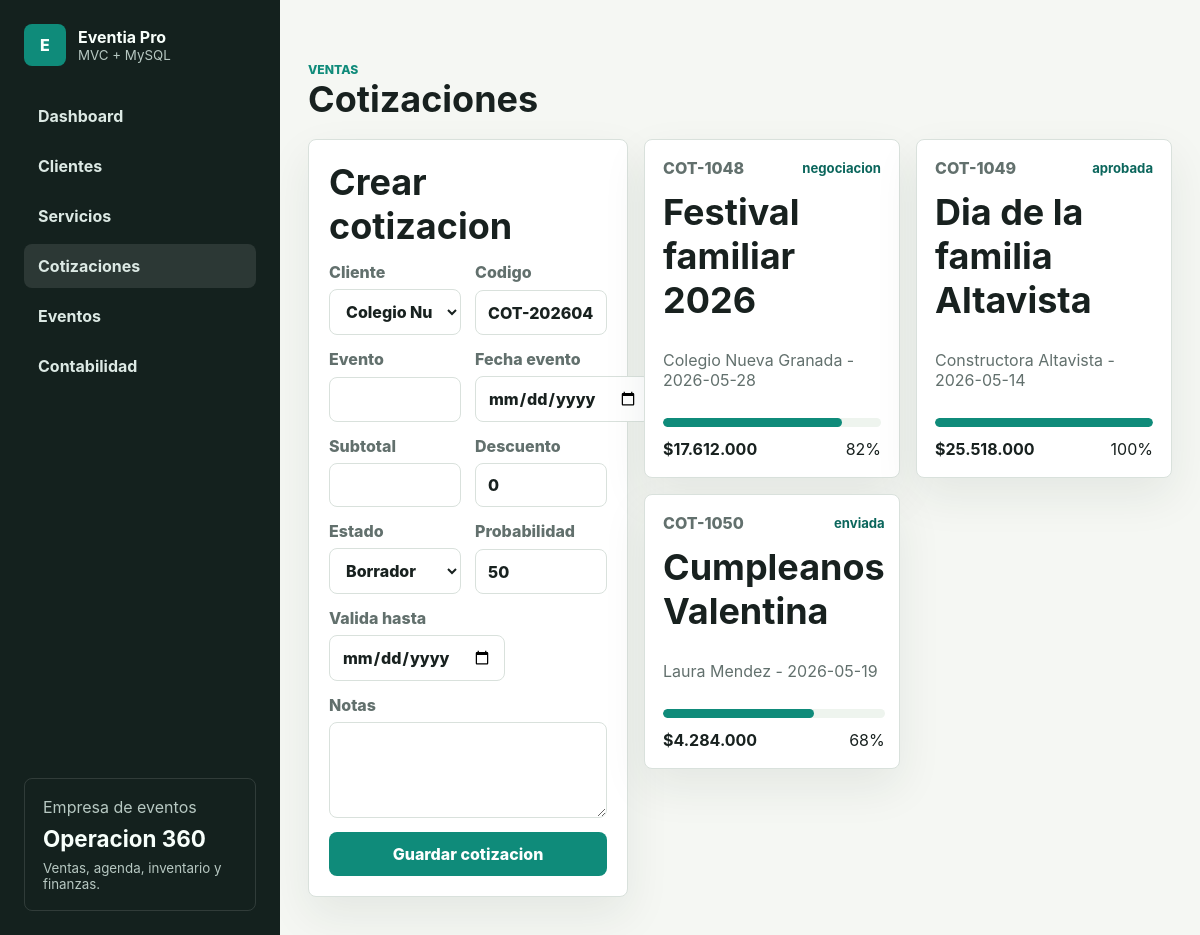
The page /cotizaciones on the database its author committed.
### tables this page shows
CREATE TABLE quotes (
    id BIGINT UNSIGNED AUTO_INCREMENT PRIMARY KEY,
    client_id BIGINT UNSIGNED NOT NULL,
    code VARCHAR(40) NOT NULL,
    event_name VARCHAR(180) NOT NULL,
    event_date DATE NULL,
    subtotal DECIMAL(14,2) NOT NULL DEFAULT 0,
    tax DECIMAL(14,2) NOT NULL DEFAULT 0,
    discount DECIMAL(14,2) NOT NULL DEFAULT 0,
    total DECIMAL(14,2) NOT NULL DEFAULT 0,
    status ENUM('borrador', 'enviada', 'negociacion', 'aprobada', 'perdida') NOT NULL DEFAULT 'borrador',
    probability TINYINT UNSIGNED NOT NULL DEFAULT 50,
    valid_until DATE NULL,
    notes TEXT NULL,
    created_at TIMESTAMP DEFAULT CURRENT_TIMESTAMP,
    updated_at TIMESTAMP DEFAULT CURRENT_TIMESTAMP ON UPDATE CURRENT_TIMESTAMP,
    UNIQUE KEY quotes_code_unique (code),
    CONSTRAINT quotes_client_fk FOREIGN KEY (client_id) REFERENCES clients(id)
);

CREATE TABLE clients (
    id BIGINT UNSIGNED AUTO_INCREMENT PRIMARY KEY,
    name VARCHAR(180) NOT NULL,
    document_type VARCHAR(20) NOT NULL DEFAULT 'NIT',
    document_number VARCHAR(40) NOT NULL,
    contact_name VARCHAR(120) NULL,
    phone VARCHAR(60) NULL,
    email VARCHAR(160) NULL,
    city VARCHAR(90) NULL,
    address VARCHAR(180) NULL,
    segment VARCHAR(80) NOT NULL DEFAULT 'Empresa',
    status VARCHAR(40) NOT NULL DEFAULT 'prospecto',
    notes TEXT NULL,
    created_at TIMESTAMP DEFAULT CURRENT_TIMESTAMP,
    updated_at TIMESTAMP DEFAULT CURRENT_TIMESTAMP ON UPDATE CURRENT_TIMESTAMP,
    UNIQUE KEY clients_document_unique (document_type, document_number)
);

### app/Core/Controller.php (called while the page is built, shortened)
<?php
abstract class Controller
{
    protected function view(string $view, array $data = []): void
    {
        require BASE_PATH . '/app/Views/layouts/main.php';
    }
}

### app/Controllers/QuoteController.php (called while the page is built, shortened)
<?php
final class QuoteController extends Controller
{
    public function index(): void
    {
        $this->view('quotes/index', [
            'title' => 'Cotizaciones',
            'quotes' => (new Quote())->withClients(),
            'clients' => (new Client())->all('name ASC'),
        ]);
    }
}

### app/Core/Router.php (called while the page is built, shortened)
<?php
final class Router
{
    private array $routes = [];
    public function get(string $path, string $action): void
    {
        $this->routes['GET'][$path] = $action;
    }
    public function post(string $path, string $action): void
    {
        $this->routes['POST'][$path] = $action;
    }
    public function dispatch(string $method, string $path): void
    {
        $path = rtrim($path, '/') ?: '/';
        $action = $this->routes[$method][$path] ?? null;
        [$controller, $methodName] = explode('@', $action);
        try {
            (new $controllerClass())->{$methodName}();
        } catch (Throwable $throwable) {
            http_response_code(500);
            $errorMessage = $throwable->getMessage();
            $viewPath = BASE_PATH . '/app/Views/errors/500.php';
            require BASE_PATH . '/app/Views/layouts/main.php';
        }
    }
}

### index.php (called while the page is built, shortened)
<?php
spl_autoload_register(static function (string $class): void {
    $prefix = 'App\\';
    $relativeClass = substr($class, strlen($prefix));
    $file = BASE_PATH . '/app/' . str_replace('\\', '/', $relativeClass) . '.php';
});
require BASE_PATH . '/app/Core/helpers.php';
$router = new Router();
$router->get('/', 'DashboardController@index');
$router->get('/clientes', 'ClientController@index');
$router->post('/clientes', 'ClientController@store');
$router->get('/servicios', 'ServiceController@index');
$router->post('/servicios', 'ServiceController@store');
$router->get('/cotizaciones', 'QuoteController@index');
$router->post('/cotizaciones', 'QuoteController@store');
$router->get('/eventos', 'EventController@index');
$router->post('/eventos', 'EventController@store');
$router->get('/contabilidad', 'AccountingController@index');
$router->post('/contabilidad', 'AccountingController@store');
$router->dispatch($_SERVER['REQUEST_METHOD'], parse_url($_SERVER['REQUEST_URI'], PHP_URL_PATH) ?: '/');

### app/Core/helpers.php (called while the page is built, shortened)
<?php
function e(string|int|float|null $value): string
{
    return htmlspecialchars((string) $value, ENT_QUOTES, 'UTF-8');
}
function money(string|int|float|null $value): string
{
    return '$' . number_format((float) $value, 0, ',', '.');
}
function active(string $path): string
{
    $current = parse_url($_SERVER['REQUEST_URI'], PHP_URL_PATH) ?: '/';
    return rtrim($current, '/') === rtrim($path, '/') ? 'active' : '';
}

### app/Core/Database.php (called while the page is built, shortened)
<?php
final class Database
{
    private static ?PDO $connection = null;
    public static function connection(): PDO
    {
        if (self::$connection instanceof PDO) {
            return self::$connection;
        }
        $config = require BASE_PATH . '/config/database.php';
        $dsn = sprintf(
            'mysql:host=%s;port=%s;dbname=%s;charset=%s',
            $config['host'],
            $config['port'],
            $config['database'],
            $config['charset']
        );
        try {
            self::$connection = new PDO($dsn, $config['username'], $config['password'], [
                PDO::ATTR_ERRMODE => PDO::ERRMODE_EXCEPTION,
                PDO::ATTR_DEFAULT_FETCH_MODE => PDO::FETCH_ASSOC,
                PDO::ATTR_EMULATE_PREPARES => false,
            ]);
        } catch (PDOException $exception) {
            throw new PDOException('No fue posible conectar con MySQL. Revisa config/database.php y que la base exista. Detalle: ' . $exception->getMessage());
        }
        return self::$connection;
    }
}

### app/Core/Model.php (called while the page is built, shortened)
<?php
abstract class Model
{
    protected string $table;
    protected function db(): PDO
    {
        return Database::connection();
    }
    public function all(string $orderBy = 'created_at DESC'): array
    {
        $statement = $this->db()->query("SELECT * FROM {$this->table} ORDER BY {$orderBy}");
        return $statement->fetchAll();
    }
}

### config/database.php (called while the page is built, shortened)
<?php
return [
    'host' => getenv('DB_HOST') ?: '127.0.0.1',
    'port' => getenv('DB_PORT') ?: '3306',
    'database' => getenv('DB_DATABASE') ?: 'eventia_pro',
    'username' => getenv('DB_USERNAME') ?: 'root',
    'password' => getenv('DB_PASSWORD') ?: '',
    'charset' => 'utf8mb4',
];

### app/Models/Quote.php (called while the page is built, shortened)
<?php
final class Quote extends Model
{
    public function withClients(): array
    {
        $statement = $this->db()->query(
            'SELECT quotes.*, clients.name AS client_name
             FROM quotes
             INNER JOIN clients ON clients.id = quotes.client_id
             ORDER BY quotes.created_at DESC'
        );
        return $statement->fetchAll();
    }
}

### app/Views/quotes/index.php (the view, shortened to what this page needs)
<section class="section">
    <div class="section-heading">
        <div>
            <p class="eyebrow">Ventas</p>
            <h1>Cotizaciones</h1>
        </div>
    </div>
    <div class="grid-two">
        <form class="panel form-grid" method="post" action="/cotizaciones">
            <h2>Crear cotizacion</h2>
            <label>Cliente
                <select name="client_id" required>
                    <?php foreach ($clients as $client): ?><option value="<?= e($client['id']) ?>"><?= e($client['name']) ?></option><?php endforeach; ?>
                </select>
            </label>
            <label>Codigo <input name="code" value="COT-<?= e(date('YmdHis')) ?>"></label>
            <label>Evento <input name="event_name" required></label>
            <label>Fecha evento <input name="event_date" type="date"></label>
            <label>Subtotal <input name="subtotal" type="number" min="0" step="1000" required></label>
            <label>Descuento <input name="discount" type="number" min="0" step="1000" value="0"></label>
            <label>Estado
                <select name="status"><option value="borrador">Borrador</option></select>
            </label>
            <label>Probabilidad <input name="probability" type="number" min="0" max="100" value="50"></label>
            <label>Valida hasta <input name="valid_until" type="date"></label>
            <label class="span-2">Notas <textarea name="notes"></textarea></label>
            <button class="primary-btn">Guardar cotizacion</button>
        </form>
        <div class="quote-board">
            <?php foreach ($quotes as $quote): ?>
                <article class="quote-card">
                    <div class="quote-top"><span><?= e($quote['code']) ?></span><strong><?= e($quote['status']) ?></strong></div>
                    <h2><?= e($quote['event_name']) ?></h2>
                    <p><?= e($quote['client_name']) ?> - <?= e($quote['event_date']) ?></p>
                    <div class="progress"><span style="width: <?= e($quote['probability']) ?>%"></span></div>
                    <footer><strong><?= money($quote['total']) ?></strong><span><?= e($quote['probability']) ?>%</span></footer>
                </article>
            <?php endforeach; ?>
        </div>
    </div>
</section>

### app/Views/layouts/main.php (shortened to what this page needs)
<!doctype html>
<html lang="es">
<head>
    <link rel="stylesheet" href="/assets/styles.css">
</head>
<body>
    <aside class="sidebar">
        <div class="brand">
            <span class="brand-mark">E</span>
            <div>
                <strong>Eventia Pro</strong>
                <small>MVC + MySQL</small>
            </div>
        </div>
        <nav class="nav">
            <a class="<?= active('/') ?>" href="/">Dashboard</a>
            <a class="<?= active('/clientes') ?>" href="/clientes">Clientes</a>
            <a class="<?= active('/servicios') ?>" href="/servicios">Servicios</a>
            <a class="<?= active('/cotizaciones') ?>" href="/cotizaciones">Cotizaciones</a>
            <a class="<?= active('/eventos') ?>" href="/eventos">Eventos</a>
            <a class="<?= active('/contabilidad') ?>" href="/contabilidad">Contabilidad</a>
        </nav>
        <div class="sidebar-panel">
            <span>Empresa de eventos</span>
            <strong>Operacion 360</strong>
            <small>Ventas, agenda, inventario y finanzas.</small>
        </div>
    </aside>
    <main class="app-shell">
        <?php require $viewPath; ?>
    </main>
</body>
</html>

### assets/styles.css (style rules this page uses)
:root { --bg: #f5f7f3; --surface: #ffffff; --surface-2: #eef4ee; --ink: #18211f; --muted: #62706d; --line: #d9e1dc; --accent: #0f8b7a; --accent-dark: #0b665c; --warning: #c77700; --danger: #b54040; --shadow: 0 18px 45px rgba(28, 45, 39, 0.08); }
* { box-sizing: border-box; }
html { scroll-behavior: smooth; }
body { margin: 0; background: var(--bg); color: var(--ink); font-family: Inter, system-ui, -apple-system, BlinkMacSystemFont, "Segoe UI", sans-serif; }
a { color: var(--accent-dark); font-weight: 800; }
button, input, select, textarea { font: inherit; }
.sidebar { position: fixed; inset: 0 auto 0 0; width: 280px; padding: 24px; background: #14211e; color: #f8fffb; display: flex; flex-direction: column; gap: 28px; }
.brand { display: flex; align-items: center; gap: 12px; }
.brand-mark { display: grid; place-items: center; width: 42px; height: 42px; border-radius: 8px; background: var(--accent); font-weight: 800; }
.brand strong, .brand small { display: block; }
.brand small, .sidebar-panel small, .sidebar-panel span { color: #b7c8c2; }
.nav { display: grid; gap: 6px; }
.nav a { color: #dce9e4; text-decoration: none; padding: 12px 14px; border-radius: 8px; font-weight: 700; }
.nav a:hover, .nav a.active { background: rgba(255, 255, 255, 0.1); }
.sidebar-panel { margin-top: auto; padding: 18px; border: 1px solid rgba(255, 255, 255, 0.12); border-radius: 8px; display: grid; gap: 8px; }
.sidebar-panel strong { font-size: 1.4rem; }
.app-shell { margin-left: 280px; padding: 28px; }
.section h1 { margin: 0; font-size: clamp(1.7rem, 3vw, 2.6rem); }
.eyebrow { margin: 0; color: var(--accent); font-weight: 800; text-transform: uppercase; font-size: 0.76rem; }
.primary-btn, .secondary-btn, .icon-btn { border: 0; border-radius: 8px; cursor: pointer; text-decoration: none; font-weight: 800; }
.primary-btn { padding: 12px 18px; background: var(--accent); color: #fff; }
.section { padding: 34px 0 10px; }
.section-heading, .panel-header, .quote-top, .service-meta, .service-card footer { display: flex; align-items: center; justify-content: space-between; gap: 16px; }
.section-heading { margin-bottom: 18px; }
.section h2, .panel h3, .service-card h3, .quote-card h3, .event-row h3 { margin: 0; }
.panel h2, .service-card h2, .quote-card h2, .event-row h2 { margin: 0; font-size: 1.05rem; }
.section h2 { font-size: clamp(1.45rem, 3vw, 2.3rem); }
.metric-grid, .service-grid, .quote-board, .feature-grid, .compliance-grid { display: grid; gap: 16px; }
.metric, .panel, .service-card, .quote-card, .event-row, .feature-grid article, .compliance-grid article { background: var(--surface); border: 1px solid var(--line); border-radius: 8px; box-shadow: var(--shadow); }
.metric span, .metric small, td small, .service-card p, .quote-card p, .event-row p, .feature-grid span, .compliance-grid p, .panel-header span, .ledger small { color: var(--muted); }
.grid-two { display: grid; grid-template-columns: minmax(320px, 0.62fr) minmax(0, 1.38fr); gap: 16px; align-items: start; }
.panel { padding: 20px; }
.search, .modal input, .modal select, .modal textarea, #periodFilter, .form-grid input, .form-grid select, .form-grid textarea { border: 1px solid var(--line); border-radius: 8px; padding: 11px 12px; background: #fff; color: var(--ink); width: 100%; }
.form-grid { display: grid; grid-template-columns: repeat(2, minmax(0, 1fr)); gap: 14px; }
.form-grid h2, .form-grid .span-2, .form-grid button { grid-column: 1 / -1; }
.form-grid label { display: grid; gap: 7px; color: var(--muted); font-weight: 800; }
.form-grid textarea { min-height: 96px; resize: vertical; }
.service-card, .quote-card, .feature-grid article, .compliance-grid article { padding: 18px; }
.quote-board { grid-template-columns: repeat(4, minmax(230px, 1fr)); }
.grid-two .service-grid, .grid-two .quote-board { grid-template-columns: repeat(auto-fit, minmax(230px, 1fr)); }
.quote-card { display: grid; gap: 12px; }
.quote-top span { color: var(--muted); font-weight: 800; }
.quote-top strong { color: var(--accent-dark); font-size: 0.82rem; }
.progress { height: 9px; border-radius: 999px; background: var(--surface-2); overflow: hidden; }
.progress span { display: block; height: 100%; border-radius: inherit; background: var(--accent); }
.quote-card footer { display: flex; justify-content: space-between; align-items: center; }

### rows shown on the page
quotes: code "COT-1048", status "negociacion", event_name "Festival familiar 2026", client.name "Colegio Nueva Granada", event_date "2026-05-28", total "$17.612.000", probability "82"
quotes: code "COT-1049", status "aprobada", event_name "Dia de la familia Altavista", client.name "Constructora Altavista", event_date "2026-05-14", total "$25.518.000", probability "100"
quotes: code "COT-1050", status "enviada", event_name "Cumpleanos Valentina", client.name "Laura Mendez", event_date "2026-05-19", total "$4.284.000", probability "68"

### other values the page prints
form field client_id "Colegio Nueva Granada"
